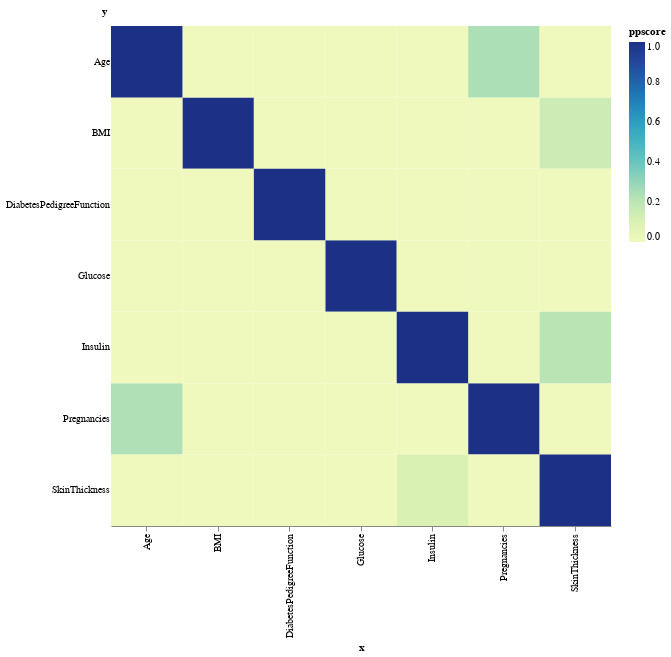

The cell this chart's notebook holds for it:
### Code cell
pps_matrix = (
    pps.matrix(
        train.loc[:, predictors.query("ppscore > 0")["x"].tolist()],
    )
    .loc[:, ["x", "y", "ppscore"]]
    .round(3)
)
(
    alt.Chart(pps_matrix)
    .mark_rect()
    .encode(
        x="x:O",
        y="y:O",
        color="ppscore:Q",
        tooltip=["x", "y", "ppscore"])
).properties(width=500, height=500)

### Figure 1 — Vega-Lite specification as saved in the notebook (floating-point values rounded to 4 significant figures)
{"config": {"axisX": {"grid": false}, "axisY": {"domain": false, "gridDash": [2, 4], "tickSize": 0, "titleAlign": "right", "titleAngle": 0, "titleX": -5, "titleY": -10}, "view": {"stroke": "transparent", "continuousHeight": 300, "continuousWidth": 400}}, "data": {"name": "data-51cf5ad099df35f5854ae2b52adfcb67"}, "mark": {"type": "rect"}, "encoding": {"color": {"field": "ppscore", "type": "quantitative"}, "tooltip": [{"field": "x", "type": "nominal"}, {"field": "y", "type": "nominal"}, {"field": "ppscore", "type": "quantitative"}], "x": {"field": "x", "type": "ordinal"}, "y": {"field": "y", "type": "ordinal"}}, "height": 500, "width": 500, "$schema": "https://vega.github.io/schema/vega-lite/v5.15.1.json", "datasets": {"data-51cf5ad099df35f5854ae2b52adfcb67": [{"x": "Glucose", "y": "Glucose", "ppscore": 1.0}, {"x": "Glucose", "y": "Pregnancies", "ppscore": 0.0}, {"x": "Glucose", "y": "BMI", "ppscore": 0.0}, {"x": "Glucose", "y": "SkinThickness", "ppscore": 0.0}, {"x": "Glucose", "y": "Age", "ppscore": 0.0}, {"x": "Glucose", "y": "Insulin", "ppscore": 0.0}, {"x": "Glucose", "y": "DiabetesPedigreeFunction", "ppscore": 0.0}, {"x": "Pregnancies", "y": "Glucose", "ppscore": 0.005}, {"x": "Pregnancies", "y": "Pregnancies", "ppscore": 1.0}, {"x": "Pregnancies", "y": "BMI", "ppscore": 0.0}, {"x": "Pregnancies", "y": "SkinThickness", "ppscore": 0.0}, {"x": "Pregnancies", "y": "Age", "ppscore": 0.238}, {"x": "Pregnancies", "y": "Insulin", "ppscore": 0.0}, {"x": "Pregnancies", "y": "DiabetesPedigreeFunction", "ppscore": 0.0}, {"x": "BMI", "y": "Glucose", "ppscore": 0.0}, {"x": "BMI", "y": "Pregnancies", "ppscore": 0.0}, {"x": "BMI", "y": "BMI", "ppscore": 1.0}, {"x": "BMI", "y": "SkinThickness", "ppscore": 0.0}, {"x": "BMI", "y": "Age", "ppscore": 0.0}, {"x": "BMI", "y": "Insulin", "ppscore": 0.0}, {"x": "BMI", "y": "DiabetesPedigreeFunction", "ppscore": 0.0}, {"x": "SkinThickness", "y": "Glucose", "ppscore": 0.0}, {"x": "SkinThickness", "y": "Pregnancies", "ppscore": 0.0}, {"x": "SkinThickness", "y": "BMI", "ppscore": 0.151}, {"x": "SkinThickness", "y": "SkinThickness", "ppscore": 1.0}, {"x": "SkinThickness", "y": "Age", "ppscore": 0.0}, {"x": "SkinThickness", "y": "Insulin", "ppscore": 0.206}, {"x": "SkinThickness", "y": "DiabetesPedigreeFunction", "ppscore": 0.0}, {"x": "Age", "y": "Glucose", "ppscore": 0.0}, {"x": "Age", "y": "Pregnancies", "ppscore": 0.232}, {"x": "Age", "y": "BMI", "ppscore": 0.0}, {"x": "Age", "y": "SkinThickness", "ppscore": 0.0}, {"x": "Age", "y": "Age", "ppscore": 1.0}, {"x": "Age", "y": "Insulin", "ppscore": 0.0}, {"x": "Age", "y": "DiabetesPedigreeFunction", "ppscore": 0.0}, {"x": "Insulin", "y": "Glucose", "ppscore": 0.0}, {"x": "Insulin", "y": "Pregnancies", "ppscore": 0.0}, {"x": "Insulin", "y": "BMI", "ppscore": 0.0}, {"x": "Insulin", "y": "SkinThickness", "ppscore": 0.102}, {"x": "Insulin", "y": "Age", "ppscore": 0.0}, {"x": "Insulin", "y": "Insulin", "ppscore": 1.0}, {"x": "Insulin", "y": "DiabetesPedigreeFunction", "ppscore": 0.0}, {"x": "DiabetesPedigreeFunction", "y": "Glucose", "ppscore": 0.0}, {"x": "DiabetesPedigreeFunction", "y": "Pregnancies", "ppscore": 0.0}, {"x": "DiabetesPedigreeFunction", "y": "BMI", "ppscore": 0.0}, {"x": "DiabetesPedigreeFunction", "y": "SkinThickness", "ppscore": 0.0}, {"x": "DiabetesPedigreeFunction", "y": "Age", "ppscore": 0.0}, {"x": "DiabetesPedigreeFunction", "y": "Insulin", "ppscore": 0.0}, {"x": "DiabetesPedigreeFunction", "y": "DiabetesPedigreeFunction", "ppscore": 1.0}]}}
